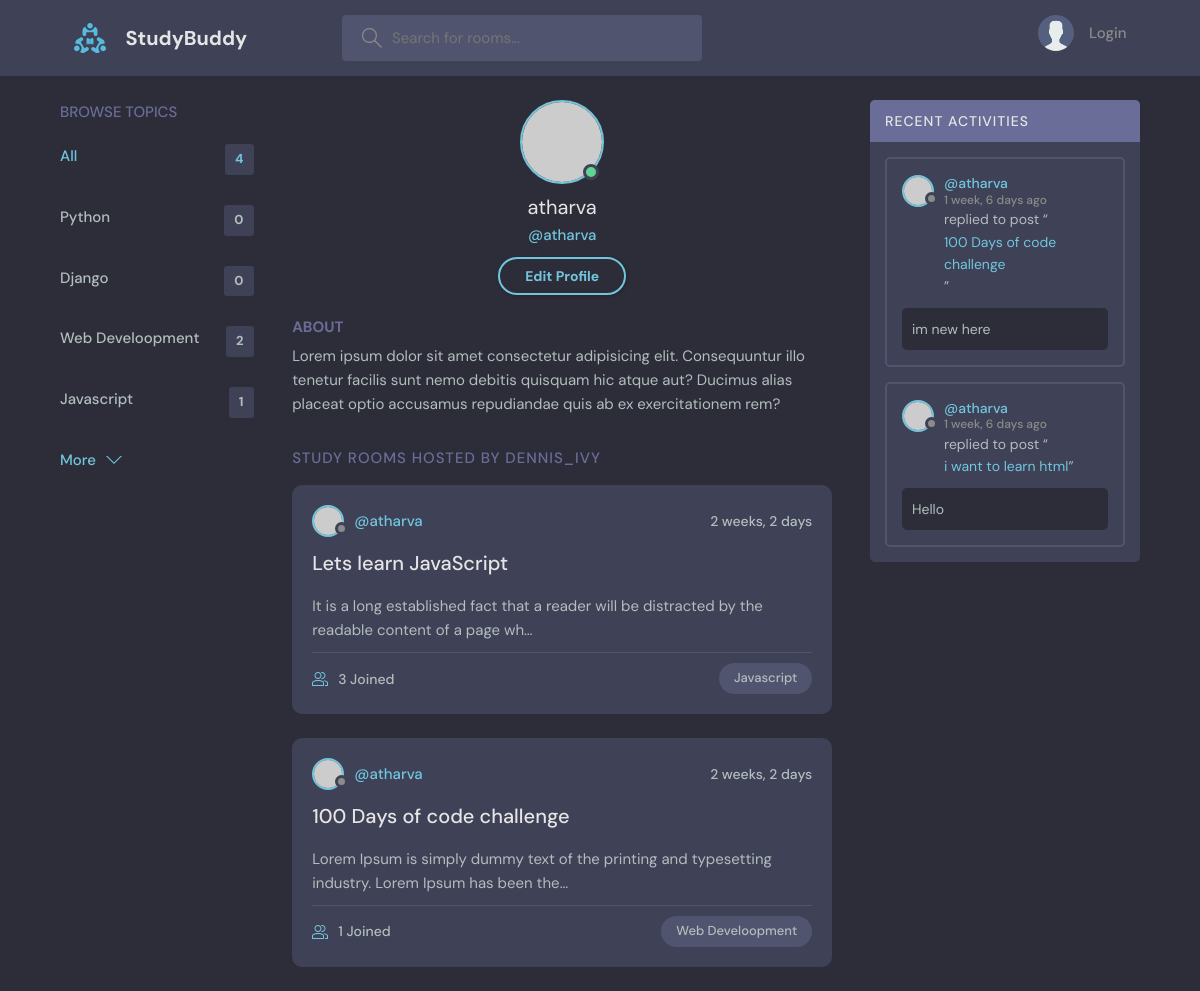
Page /profile/1/ on the committed database.
### base/models.py (models this page shows, shortened)
class Topic(models.Model):
    name = models.CharField(max_length = 200)

class Room(models.Model):
    host = models.ForeignKey(User, on_delete = models.SET_NULL, null = True)  #when user deleted set to null
    topic = models.ForeignKey(Topic , on_delete = models.SET_NULL, null = True) #when topic deleted set to null
    name = models.CharField(max_length = 200)
    description = models.TextField(null = True, blank = True )
    participants = models.ManyToManyField(User, related_name = 'participants',blank = True)
    updated = models.DateTimeField(auto_now = True) #whenever updated it will change to curr time
    create = models.DateTimeField(auto_now_add = True) #when created will set to curr time and not update
    class Meta:
        ordering = ['-updated', '-create']
    def __str__(self):
        return self.name

class Message(models.Model):
    user = models.ForeignKey(User, on_delete = models.CASCADE)  #on deleting user delete messagess
    room = models.ForeignKey(Room, on_delete = models.CASCADE)  #on deleting room delete messages
    body = models.TextField()
    updated = models.DateTimeField(auto_now = True)
    create = models.DateTimeField(auto_now_add = True)
    class Meta:
        ordering = ['-updated', '-create']

### base/views.py (the view)
# urls.py: path('profile/<str:pk>/', views.UserProfile, name = 'user-profile'),
def UserProfile(request, pk):
    user = User.objects.get(id = pk)
    room = user.room_set.all()
    room_messages = user.message_set.all()
    topics = Topic.objects.all()
    context = {'user': user, 'rooms': room, 'room_messages': room_messages, 'topics': topics}
    return render(request, 'base/profile.html', context)

### base/templates/base/profile.html
{% extends 'main.html' %}
{% block content %}
  <main class="profile-page layout layout--3">
    <div class="container">
      {% include 'base/topics_component.html' %}
      <div class="roomList">
        <div class="profile">
          <div class="profile__avatar">
            <div class="avatar avatar--large active">
              <img src="https://randomuser.me/api/portraits/men/11.jpg" />
            </div>
          </div>
          <div class="profile__info">
            <h3>{{user.username}}</h3>
            <p>@{{user.username}}</p>
            <a href="edit-user.html" class="btn btn--main btn--pill">Edit Profile</a>
          </div>
          <div class="profile__about">
            <h3>About</h3>
            <p>
              Lorem ipsum dolor sit amet consectetur adipisicing elit. Consequuntur illo tenetur
              facilis sunt nemo debitis quisquam hic atque aut? Ducimus alias placeat optio
              accusamus repudiandae quis ab ex exercitationem rem?
            </p>
          </div>
        </div>
        <div class="roomList__header">
          <div>
            <h2>Study Rooms Hosted by dennis_ivy</a>
            </h2>
          </div>
        </div>
        {% include 'base/feed_component.html' %}
      </div>
      {% include 'base/activity_component.html' %}
    </div>
  </main>
  {% endblock content %}

### base/templates/base/topics_component.html
<div class="topics">
          <div class="topics__header">
            <h2>Browse Topics</h2>
          </div>
          <ul class="topics__list">
            <li>
              <a href="{% url 'home' %}" class="active">All <span>{{topics.count}}</span></a>
            </li>
            {% for topic in topics %}
            <li>
              <a href="{% url 'home' %}?q={{topic.name}}">{{topic.name}} <span>{{topic.room_set.all.count}}</span></a>
            </li>
            {% endfor %}
          </ul>
          <a class="btn btn--link" href="topics.html">
            More
            <svg version="1.1" xmlns="http://www.w3.org/2000/svg" width="32" height="32" viewBox="0 0 32 32">
              <title>chevron-down</title>
              <path d="M16 21l-13-13h-3l16 16 16-16h-3l-13 13z"></path>
            </svg>
          </a>
        </div>

### base/templates/base/feed_component.html (shortened to what this page needs)
{% for room in rooms %}
<div class="roomListRoom">
            <div class="roomListRoom__header">
              <a href="{% url 'user-profile' room.host.id %}" class="roomListRoom__author">
                <div class="avatar avatar--small">
                  <img src="https://randomuser.me/api/portraits/women/11.jpg" />
                </div>
                <span>@{{room.host.username}}</span>
              </a>
              <div class="roomListRoom__actions">
                <span>{{room.create|timesince}}</span>
              </div>
            </div>
            <div class="roomListRoom__content">
              <a href="{% url 'room' room.id %}">{{room.name}}</a>
              <p>
                {{room.description|truncatechars:100}}
              </p>
            </div>
            <div class="roomListRoom__meta">
              <a href="{% url 'room' room.id %}" class="roomListRoom__joined">
                {{room.participants.all.count}} Joined
              </a>
              <p class="roomListRoom__topic">{{room.topic.name}}</p>
            </div>
</div>
{% endfor %}

### base/templates/base/activity_component.html (shortened to what this page needs)
<div class="activities">
          <div class="activities__header">
            <h2>Recent Activities</h2>
          </div>
          {% for message in room_messages %}
          <div class="activities__box">
            <div class="activities__boxHeader roomListRoom__header">
              <a href="{% url 'user-profile' message.user.id %}" class="roomListRoom__author">
                <div class="avatar avatar--small">
                  <img src="https://randomuser.me/api/portraits/women/11.jpg" />
                </div>
                <p>
                  @{{message.user}}
                  <span>{{message.create|timesince}} ago</span>
                </p>
              </a>
            </div>
            <div class="activities__boxContent">
              <p>replied to post “<a href="{% url 'room' message.room.id %}">{{message.room}}</a>”</p>
              <div class="activities__boxRoomContent">
                {{message.body}}
              </div>
            </div>
          </div>
          {% endfor %}
</div>

### rows in the picture
Topic: name "Python", room_set.all.count "0"
Topic: name "Django", room_set.all.count "0"
Topic: name "Web Develoopment", room_set.all.count "2"
Topic: name "Javascript", room_set.all.count "1"
Room: host.username "atharva", create "2 weeks, 2 days", name "Lets learn JavaScript", description "It is a long established fact that a reader will be distracted by the readable content of a page wh…", participants.all.count "3", topic.name "Javascript"
Room: host.username "atharva", create "2 weeks, 2 days", name "100 Days of code challenge", description "Lorem Ipsum is simply dummy text of the printing and typesetting industry. Lorem Ipsum has been the…", participants.all.count "1", topic.name "Web Develoopment"
Message: user "atharva", create "1 week, 6 days", room "100 Days of code challenge", body "im new here"
Message: user "atharva", create "1 week, 6 days", room "i want to learn html", body "Hello"

### other values in the picture
{{ topics.count }} "4"
{{ user.username }} "atharva"
